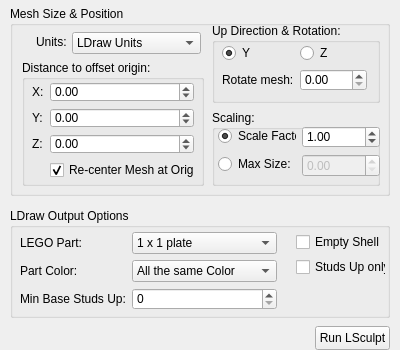
<?xml version="1.0" encoding="UTF-8"?>
<ui version="4.0">
 <class>ArgPanel</class>
 <widget class="QWidget" name="ArgPanel">
  <property name="geometry">
   <rect>
    <x>0</x>
    <y>0</y>
    <width>400</width>
    <height>350</height>
   </rect>
  </property>
  <property name="sizePolicy">
   <sizepolicy hsizetype="Minimum" vsizetype="Minimum">
    <horstretch>0</horstretch>
    <verstretch>0</verstretch>
   </sizepolicy>
  </property>
  <property name="minimumSize">
   <size>
    <width>400</width>
    <height>350</height>
   </size>
  </property>
  <property name="windowTitle">
   <string>Form</string>
  </property>
  <widget class="QPushButton" name="runLSculptBtn">
   <property name="geometry">
    <rect>
     <x>315</x>
     <y>326</y>
     <width>75</width>
     <height>24</height>
    </rect>
   </property>
   <property name="text">
    <string>Run LSculpt</string>
   </property>
  </widget>
  <widget class="QGroupBox" name="groupBox_4">
   <property name="geometry">
    <rect>
     <x>10</x>
     <y>6</y>
     <width>380</width>
     <height>190</height>
    </rect>
   </property>
   <property name="title">
    <string>Mesh Size &amp;&amp; Position</string>
   </property>
   <widget class="QGroupBox" name="groupBox">
    <property name="geometry">
     <rect>
      <x>12</x>
      <y>54</y>
      <width>182</width>
      <height>126</height>
     </rect>
    </property>
    <property name="title">
     <string>Distance to offset origin:</string>
    </property>
    <widget class="QWidget" name="formLayoutWidget">
     <property name="geometry">
      <rect>
       <x>10</x>
       <y>22</y>
       <width>162</width>
       <height>98</height>
      </rect>
     </property>
     <layout class="QFormLayout" name="formLayout">
      <property name="fieldGrowthPolicy">
       <enum>QFormLayout::AllNonFixedFieldsGrow</enum>
      </property>
      <property name="verticalSpacing">
       <number>6</number>
      </property>
      <item row="0" column="0">
       <widget class="QLabel" name="label">
        <property name="text">
         <string>X:</string>
        </property>
        <property name="buddy">
         <cstring>offsetXDSpin</cstring>
        </property>
       </widget>
      </item>
      <item row="0" column="1">
       <widget class="QDoubleSpinBox" name="offsetXDSpin">
        <property name="minimum">
         <double>-1000.000000000000000</double>
        </property>
        <property name="maximum">
         <double>1000.000000000000000</double>
        </property>
        <property name="value">
         <double>0.000000000000000</double>
        </property>
       </widget>
      </item>
      <item row="1" column="0">
       <widget class="QLabel" name="label_4">
        <property name="text">
         <string>Y:</string>
        </property>
        <property name="buddy">
         <cstring>offsetYDSpin</cstring>
        </property>
       </widget>
      </item>
      <item row="1" column="1">
       <widget class="QDoubleSpinBox" name="offsetYDSpin">
        <property name="minimum">
         <double>-1000.000000000000000</double>
        </property>
        <property name="maximum">
         <double>1000.000000000000000</double>
        </property>
       </widget>
      </item>
      <item row="2" column="0">
       <widget class="QLabel" name="label_5">
        <property name="text">
         <string>Z:</string>
        </property>
        <property name="buddy">
         <cstring>offsetZDSpin</cstring>
        </property>
       </widget>
      </item>
      <item row="2" column="1">
       <widget class="QDoubleSpinBox" name="offsetZDSpin">
        <property name="minimum">
         <double>-1000.000000000000000</double>
        </property>
        <property name="maximum">
         <double>1000.000000000000000</double>
        </property>
       </widget>
      </item>
      <item row="3" column="1">
       <widget class="QCheckBox" name="centerCheck">
        <property name="text">
         <string>Re-center Mesh at Origin</string>
        </property>
        <property name="checked">
         <bool>true</bool>
        </property>
       </widget>
      </item>
     </layout>
    </widget>
   </widget>
   <widget class="QGroupBox" name="groupBox_3">
    <property name="geometry">
     <rect>
      <x>202</x>
      <y>104</y>
      <width>168</width>
      <height>76</height>
     </rect>
    </property>
    <property name="title">
     <string>Scaling:</string>
    </property>
    <widget class="QWidget" name="formLayoutWidget_3">
     <property name="geometry">
      <rect>
       <x>6</x>
       <y>16</y>
       <width>162</width>
       <height>51</height>
      </rect>
     </property>
     <layout class="QFormLayout" name="formLayout_3">
      <item row="0" column="1">
       <widget class="QDoubleSpinBox" name="scaleDSpin">
        <property name="minimum">
         <double>-1000.000000000000000</double>
        </property>
        <property name="maximum">
         <double>1000.000000000000000</double>
        </property>
        <property name="value">
         <double>1.000000000000000</double>
        </property>
       </widget>
      </item>
      <item row="1" column="1">
       <widget class="QDoubleSpinBox" name="lengthDSpin">
        <property name="enabled">
         <bool>false</bool>
        </property>
        <property name="maximum">
         <double>1000.000000000000000</double>
        </property>
       </widget>
      </item>
      <item row="0" column="0">
       <widget class="QRadioButton" name="scaleRadio">
        <property name="text">
         <string>Scale Factor:</string>
        </property>
        <property name="checked">
         <bool>true</bool>
        </property>
       </widget>
      </item>
      <item row="1" column="0">
       <widget class="QRadioButton" name="lengthRadio">
        <property name="text">
         <string>Max Size:</string>
        </property>
       </widget>
      </item>
     </layout>
    </widget>
   </widget>
   <widget class="QGroupBox" name="groupBox_2">
    <property name="geometry">
     <rect>
      <x>202</x>
      <y>17</y>
      <width>168</width>
      <height>80</height>
     </rect>
    </property>
    <property name="title">
     <string>Up Direction &amp;&amp; Rotation:</string>
    </property>
    <widget class="QWidget" name="formLayoutWidget_2">
     <property name="geometry">
      <rect>
       <x>10</x>
       <y>20</y>
       <width>145</width>
       <height>48</height>
      </rect>
     </property>
     <layout class="QFormLayout" name="formLayout_2">
      <property name="fieldGrowthPolicy">
       <enum>QFormLayout::AllNonFixedFieldsGrow</enum>
      </property>
      <item row="0" column="0">
       <widget class="QRadioButton" name="upYRadio">
        <property name="text">
         <string>Y</string>
        </property>
        <property name="checked">
         <bool>true</bool>
        </property>
       </widget>
      </item>
      <item row="0" column="1">
       <widget class="QRadioButton" name="upZRadio">
        <property name="text">
         <string>Z</string>
        </property>
       </widget>
      </item>
      <item row="1" column="0">
       <widget class="QLabel" name="label_3">
        <property name="text">
         <string>Rotate mesh:</string>
        </property>
        <property name="buddy">
         <cstring>rotateDSpin</cstring>
        </property>
       </widget>
      </item>
      <item row="1" column="1">
       <widget class="QDoubleSpinBox" name="rotateDSpin">
        <property name="maximum">
         <double>360.000000000000000</double>
        </property>
       </widget>
      </item>
     </layout>
    </widget>
   </widget>
   <widget class="QLabel" name="label_2">
    <property name="geometry">
     <rect>
      <x>26</x>
      <y>28</y>
      <width>32</width>
      <height>16</height>
     </rect>
    </property>
    <property name="text">
     <string>Units:</string>
    </property>
    <property name="buddy">
     <cstring>unitsCombo</cstring>
    </property>
   </widget>
   <widget class="QComboBox" name="unitsCombo">
    <property name="geometry">
     <rect>
      <x>62</x>
      <y>26</y>
      <width>129</width>
      <height>22</height>
     </rect>
    </property>
    <item>
     <property name="text">
      <string>LDraw Units</string>
     </property>
    </item>
    <item>
     <property name="text">
      <string>Stud</string>
     </property>
    </item>
    <item>
     <property name="text">
      <string>Milimeters</string>
     </property>
    </item>
    <item>
     <property name="text">
      <string>Centimeters</string>
     </property>
    </item>
    <item>
     <property name="text">
      <string>Meters</string>
     </property>
    </item>
    <item>
     <property name="text">
      <string>Inches</string>
     </property>
    </item>
    <item>
     <property name="text">
      <string>Feet</string>
     </property>
    </item>
   </widget>
  </widget>
  <widget class="QGroupBox" name="groupBox_5">
   <property name="geometry">
    <rect>
     <x>10</x>
     <y>208</y>
     <width>380</width>
     <height>110</height>
    </rect>
   </property>
   <property name="title">
    <string>LDraw Output Options</string>
   </property>
   <widget class="QWidget" name="formLayoutWidget_4">
    <property name="geometry">
     <rect>
      <x>10</x>
      <y>24</y>
      <width>257</width>
      <height>78</height>
     </rect>
    </property>
    <layout class="QFormLayout" name="formLayout_4">
     <property name="fieldGrowthPolicy">
      <enum>QFormLayout::AllNonFixedFieldsGrow</enum>
     </property>
     <item row="0" column="0">
      <widget class="QLabel" name="label_8">
       <property name="text">
        <string>LEGO Part:</string>
       </property>
       <property name="buddy">
        <cstring>partCombo</cstring>
       </property>
      </widget>
     </item>
     <item row="0" column="1">
      <widget class="QComboBox" name="partCombo">
       <item>
        <property name="text">
         <string>1 x 1 plate</string>
        </property>
       </item>
       <item>
        <property name="text">
         <string>1 x 1 tile</string>
        </property>
       </item>
       <item>
        <property name="text">
         <string>simple 1x1 plate (fast)</string>
        </property>
       </item>
       <item>
        <property name="text">
         <string>simple 1x1 tile (really fast)</string>
        </property>
       </item>
      </widget>
     </item>
     <item row="1" column="0">
      <widget class="QLabel" name="label_9">
       <property name="text">
        <string>Part Color:</string>
       </property>
       <property name="buddy">
        <cstring>colorCombo</cstring>
       </property>
      </widget>
     </item>
     <item row="1" column="1">
      <widget class="QComboBox" name="colorCombo">
       <item>
        <property name="text">
         <string>All the same Color</string>
        </property>
       </item>
       <item>
        <property name="text">
         <string>Color by Layers</string>
        </property>
       </item>
       <item>
        <property name="text">
         <string>Color by Orientation</string>
        </property>
       </item>
      </widget>
     </item>
     <item row="2" column="0">
      <widget class="QLabel" name="label_10">
       <property name="text">
        <string>Min Base Studs Up:</string>
       </property>
       <property name="buddy">
        <cstring>baseSpin</cstring>
       </property>
      </widget>
     </item>
     <item row="2" column="1">
      <widget class="QSpinBox" name="baseSpin"/>
     </item>
    </layout>
   </widget>
   <widget class="QCheckBox" name="studsUpCheck">
    <property name="geometry">
     <rect>
      <x>286</x>
      <y>50</y>
      <width>90</width>
      <height>18</height>
     </rect>
    </property>
    <property name="text">
     <string>Studs Up only</string>
    </property>
   </widget>
   <widget class="QCheckBox" name="emptyCheck">
    <property name="geometry">
     <rect>
      <x>286</x>
      <y>25</y>
      <width>168</width>
      <height>18</height>
     </rect>
    </property>
    <property name="text">
     <string>Empty Shell</string>
    </property>
   </widget>
  </widget>
 </widget>
 <tabstops>
  <tabstop>unitsCombo</tabstop>
  <tabstop>offsetXDSpin</tabstop>
  <tabstop>offsetYDSpin</tabstop>
  <tabstop>offsetZDSpin</tabstop>
  <tabstop>centerCheck</tabstop>
  <tabstop>upYRadio</tabstop>
  <tabstop>upZRadio</tabstop>
  <tabstop>rotateDSpin</tabstop>
  <tabstop>scaleDSpin</tabstop>
  <tabstop>lengthDSpin</tabstop>
  <tabstop>partCombo</tabstop>
  <tabstop>colorCombo</tabstop>
  <tabstop>baseSpin</tabstop>
  <tabstop>emptyCheck</tabstop>
  <tabstop>studsUpCheck</tabstop>
  <tabstop>runLSculptBtn</tabstop>
 </tabstops>
 <resources/>
 <connections>
  <connection>
   <sender>scaleRadio</sender>
   <signal>toggled(bool)</signal>
   <receiver>lengthDSpin</receiver>
   <slot>setDisabled(bool)</slot>
   <hints>
    <hint type="sourcelabel">
     <x>261</x>
     <y>135</y>
    </hint>
    <hint type="destinationlabel">
     <x>341</x>
     <y>162</y>
    </hint>
   </hints>
  </connection>
  <connection>
   <sender>scaleRadio</sender>
   <signal>toggled(bool)</signal>
   <receiver>scaleDSpin</receiver>
   <slot>setEnabled(bool)</slot>
   <hints>
    <hint type="sourcelabel">
     <x>261</x>
     <y>135</y>
    </hint>
    <hint type="destinationlabel">
     <x>341</x>
     <y>136</y>
    </hint>
   </hints>
  </connection>
 </connections>
</ui>
